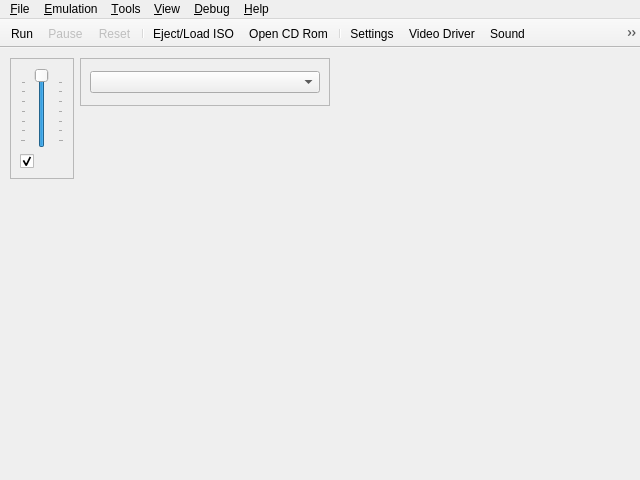
<?xml version="1.0" encoding="UTF-8"?>
<ui version="4.0">
 <class>UIYabause</class>
 <widget class="QMainWindow" name="UIYabause">
  <property name="geometry">
   <rect>
    <x>0</x>
    <y>0</y>
    <width>640</width>
    <height>480</height>
   </rect>
  </property>
  <property name="windowTitle">
   <string>Yabause Qt GUI</string>
  </property>
  <property name="windowIcon">
   <iconset resource="../resources/resources.qrc">
    <normaloff>:/icons/icons/yabause.png</normaloff>:/icons/icons/yabause.png</iconset>
  </property>
  <property name="iconSize">
   <size>
    <width>16</width>
    <height>16</height>
   </size>
  </property>
  <widget class="QWidget" name="centralwidget">
   <widget class="QFrame" name="fSound">
    <property name="geometry">
     <rect>
      <x>10</x>
      <y>10</y>
      <width>64</width>
      <height>121</height>
     </rect>
    </property>
    <property name="sizePolicy">
     <sizepolicy hsizetype="Maximum" vsizetype="Fixed">
      <horstretch>0</horstretch>
      <verstretch>0</verstretch>
     </sizepolicy>
    </property>
    <property name="frameShape">
     <enum>QFrame::StyledPanel</enum>
    </property>
    <property name="frameShadow">
     <enum>QFrame::Sunken</enum>
    </property>
    <layout class="QVBoxLayout">
     <item>
      <widget class="QSlider" name="sVolume">
       <property name="sizePolicy">
        <sizepolicy hsizetype="Expanding" vsizetype="Expanding">
         <horstretch>0</horstretch>
         <verstretch>0</verstretch>
        </sizepolicy>
       </property>
       <property name="toolTip">
        <string>Volume</string>
       </property>
       <property name="maximum">
        <number>100</number>
       </property>
       <property name="value">
        <number>100</number>
       </property>
       <property name="orientation">
        <enum>Qt::Vertical</enum>
       </property>
       <property name="tickPosition">
        <enum>QSlider::TicksBothSides</enum>
       </property>
       <property name="tickInterval">
        <number>15</number>
       </property>
      </widget>
     </item>
     <item>
      <widget class="QCheckBox" name="cbSound">
       <property name="toolTip">
        <string>Mute/UnMute Sound</string>
       </property>
       <property name="icon">
        <iconset resource="../resources/resources.qrc">
         <normaloff>:/actions/sound.png</normaloff>:/actions/sound.png</iconset>
       </property>
       <property name="checked">
        <bool>true</bool>
       </property>
      </widget>
     </item>
    </layout>
   </widget>
   <widget class="QFrame" name="fVideoDriver">
    <property name="geometry">
     <rect>
      <x>80</x>
      <y>10</y>
      <width>250</width>
      <height>48</height>
     </rect>
    </property>
    <property name="sizePolicy">
     <sizepolicy hsizetype="Maximum" vsizetype="Fixed">
      <horstretch>0</horstretch>
      <verstretch>0</verstretch>
     </sizepolicy>
    </property>
    <property name="frameShape">
     <enum>QFrame::StyledPanel</enum>
    </property>
    <property name="frameShadow">
     <enum>QFrame::Sunken</enum>
    </property>
    <layout class="QVBoxLayout">
     <item>
      <widget class="QComboBox" name="cbVideoDriver"/>
     </item>
    </layout>
   </widget>
  </widget>
  <widget class="QMenuBar" name="menubar">
   <property name="geometry">
    <rect>
     <x>0</x>
     <y>0</y>
     <width>640</width>
     <height>21</height>
    </rect>
   </property>
   <widget class="QMenu" name="mFile">
    <property name="title">
     <string>&amp;File</string>
    </property>
    <widget class="QMenu" name="mFileSaveState">
     <property name="title">
      <string>S&amp;ave State</string>
     </property>
     <property name="icon">
      <iconset resource="../resources/resources.qrc">
       <normaloff>:/actions/icons/actions/save_state.png</normaloff>:/actions/icons/actions/save_state.png</iconset>
     </property>
     <addaction name="aFileSaveStateAs"/>
     <addaction name="separator"/>
     <addaction name="aFileSaveState0"/>
     <addaction name="aFileSaveState1"/>
     <addaction name="aFileSaveState2"/>
     <addaction name="aFileSaveState3"/>
     <addaction name="aFileSaveState4"/>
     <addaction name="aFileSaveState5"/>
     <addaction name="aFileSaveState6"/>
     <addaction name="aFileSaveState7"/>
     <addaction name="aFileSaveState8"/>
     <addaction name="aFileSaveState9"/>
    </widget>
    <widget class="QMenu" name="mFileLoadState">
     <property name="title">
      <string>L&amp;oad State</string>
     </property>
     <property name="icon">
      <iconset resource="../resources/resources.qrc">
       <normaloff>:/actions/icons/actions/load_state.png</normaloff>:/actions/icons/actions/load_state.png</iconset>
     </property>
     <addaction name="aFileLoadStateAs"/>
     <addaction name="separator"/>
     <addaction name="aFileLoadState0"/>
     <addaction name="aFileLoadState1"/>
     <addaction name="aFileLoadState2"/>
     <addaction name="aFileLoadState3"/>
     <addaction name="aFileLoadState4"/>
     <addaction name="aFileLoadState5"/>
     <addaction name="aFileLoadState6"/>
     <addaction name="aFileLoadState7"/>
     <addaction name="aFileLoadState8"/>
     <addaction name="aFileLoadState9"/>
    </widget>
    <addaction name="aFileSettings"/>
    <addaction name="separator"/>
    <addaction name="aFileOpenISO"/>
    <addaction name="aFileOpenCDRom"/>
    <addaction name="separator"/>
    <addaction name="mFileSaveState"/>
    <addaction name="mFileLoadState"/>
    <addaction name="separator"/>
    <addaction name="aFileScreenshot"/>
    <addaction name="separator"/>
    <addaction name="aFileQuit"/>
   </widget>
   <widget class="QMenu" name="mView">
    <property name="title">
     <string>&amp;View</string>
    </property>
    <widget class="QMenu" name="mViewLayer">
     <property name="title">
      <string>&amp;Layer</string>
     </property>
     <property name="icon">
      <iconset resource="../resources/resources.qrc">
       <normaloff>:/actions/icons/actions/layer.png</normaloff>:/actions/icons/actions/layer.png</iconset>
     </property>
     <addaction name="aViewLayerVdp1"/>
     <addaction name="aViewLayerNBG0"/>
     <addaction name="aViewLayerNBG1"/>
     <addaction name="aViewLayerNBG2"/>
     <addaction name="aViewLayerNBG3"/>
     <addaction name="aViewLayerRBG0"/>
     <addaction name="aViewLayerRBG1"/>
    </widget>
    <addaction name="aViewFPS"/>
    <addaction name="mViewLayer"/>
    <addaction name="aViewFullscreen"/>
   </widget>
   <widget class="QMenu" name="mViewDebug">
    <property name="enabled">
     <bool>true</bool>
    </property>
    <property name="title">
     <string>&amp;Debug</string>
    </property>
    <addaction name="aViewDebugVDP1"/>
    <addaction name="aViewDebugVDP2"/>
   </widget>
   <widget class="QMenu" name="mHelp">
    <property name="title">
     <string>&amp;Help</string>
    </property>
    <addaction name="aHelpReport"/>
    <addaction name="aHelpCompatibilityList"/>
    <addaction name="aHelpAbout"/>
   </widget>
   <widget class="QMenu" name="mTools">
    <property name="title">
     <string>&amp;Tools</string>
    </property>
    <addaction name="aToolsBackupManager"/>
    <addaction name="aToolsCheatsList"/>
    <addaction name="aToolsCheatSearch"/>
    <addaction name="aToolsTransfer"/>
   </widget>
   <widget class="QMenu" name="mEmulation">
    <property name="title">
     <string>&amp;Emulation</string>
    </property>
    <addaction name="aEmulationRun"/>
    <addaction name="aEmulationPause"/>
    <addaction name="aEmulationReset"/>
    <addaction name="separator"/>
    <addaction name="aEmulationVSync"/>
   </widget>
   <addaction name="mFile"/>
   <addaction name="mEmulation"/>
   <addaction name="mTools"/>
   <addaction name="mView"/>
   <addaction name="mViewDebug"/>
   <addaction name="mHelp"/>
  </widget>
  <widget class="QToolBar" name="toolBar">
   <property name="windowTitle">
    <string>toolBar</string>
   </property>
   <property name="movable">
    <bool>false</bool>
   </property>
   <property name="floatable">
    <bool>true</bool>
   </property>
   <attribute name="toolBarArea">
    <enum>TopToolBarArea</enum>
   </attribute>
   <attribute name="toolBarBreak">
    <bool>false</bool>
   </attribute>
   <addaction name="aEmulationRun"/>
   <addaction name="aEmulationPause"/>
   <addaction name="aEmulationReset"/>
   <addaction name="separator"/>
   <addaction name="aFileOpenISO"/>
   <addaction name="aFileOpenCDRom"/>
   <addaction name="separator"/>
   <addaction name="aFileSettings"/>
   <addaction name="aVideoDriver"/>
   <addaction name="aSound"/>
   <addaction name="aEmulationVSync"/>
   <addaction name="aViewFPS"/>
   <addaction name="aViewFullscreen"/>
   <addaction name="aFileScreenshot"/>
   <addaction name="separator"/>
   <addaction name="aToolsBackupManager"/>
   <addaction name="aToolsCheatsList"/>
   <addaction name="separator"/>
   <addaction name="aFileQuit"/>
   <addaction name="aHelpAbout"/>
  </widget>
  <action name="aFileQuit">
   <property name="icon">
    <iconset resource="../resources/resources.qrc">
     <normaloff>:/actions/icons/actions/quit.png</normaloff>:/actions/icons/actions/quit.png</iconset>
   </property>
   <property name="text">
    <string>&amp;Quit</string>
   </property>
   <property name="shortcut">
    <string>Ctrl+Q</string>
   </property>
  </action>
  <action name="aYabauseStart">
   <property name="text">
    <string>Start</string>
   </property>
  </action>
  <action name="aYabauseStop">
   <property name="text">
    <string>Stop</string>
   </property>
  </action>
  <action name="aFileSettings">
   <property name="icon">
    <iconset resource="../resources/resources.qrc">
     <normaloff>:/actions/icons/actions/settings.png</normaloff>:/actions/icons/actions/settings.png</iconset>
   </property>
   <property name="text">
    <string>&amp;Settings...</string>
   </property>
   <property name="shortcut">
    <string>Ctrl+S</string>
   </property>
  </action>
  <action name="aEmulationRun">
   <property name="icon">
    <iconset resource="../resources/resources.qrc">
     <normaloff>:/actions/icons/actions/play.png</normaloff>:/actions/icons/actions/play.png</iconset>
   </property>
   <property name="text">
    <string>R&amp;un</string>
   </property>
   <property name="shortcut">
    <string>F1</string>
   </property>
  </action>
  <action name="aEmulationPause">
   <property name="enabled">
    <bool>false</bool>
   </property>
   <property name="icon">
    <iconset resource="../resources/resources.qrc">
     <normaloff>:/actions/icons/actions/pause.png</normaloff>:/actions/icons/actions/pause.png</iconset>
   </property>
   <property name="text">
    <string>&amp;Pause</string>
   </property>
   <property name="shortcut">
    <string>F2</string>
   </property>
  </action>
  <action name="aEmulationReset">
   <property name="enabled">
    <bool>false</bool>
   </property>
   <property name="icon">
    <iconset resource="../resources/resources.qrc">
     <normaloff>:/actions/icons/actions/reset.png</normaloff>:/actions/icons/actions/reset.png</iconset>
   </property>
   <property name="text">
    <string>&amp;Reset</string>
   </property>
   <property name="shortcut">
    <string>F3</string>
   </property>
  </action>
  <action name="aToolsTransfer">
   <property name="enabled">
    <bool>true</bool>
   </property>
   <property name="icon">
    <iconset resource="../resources/resources.qrc">
     <normaloff>:/actions/icons/actions/transfert.png</normaloff>:/actions/icons/actions/transfert.png</iconset>
   </property>
   <property name="text">
    <string>&amp;Transfer</string>
   </property>
   <property name="shortcut">
    <string>Ctrl+T</string>
   </property>
  </action>
  <action name="aFileScreenshot">
   <property name="icon">
    <iconset resource="../resources/resources.qrc">
     <normaloff>:/actions/icons/actions/screenshot.png</normaloff>:/actions/icons/actions/screenshot.png</iconset>
   </property>
   <property name="text">
    <string>Sc&amp;reenshot</string>
   </property>
   <property name="shortcut">
    <string>Ctrl+P</string>
   </property>
  </action>
  <action name="aEmulationVSync">
   <property name="checkable">
    <bool>true</bool>
   </property>
   <property name="icon">
    <iconset resource="../resources/resources.qrc">
     <normaloff>:/actions/icons/actions/frame_skipping.png</normaloff>:/actions/icons/actions/frame_skipping.png</iconset>
   </property>
   <property name="text">
    <string>&amp;Vertical synchronization</string>
   </property>
   <property name="shortcut">
    <string>F4</string>
   </property>
  </action>
  <action name="aViewFPS">
   <property name="checkable">
    <bool>true</bool>
   </property>
   <property name="icon">
    <iconset resource="../resources/resources.qrc">
     <normaloff>:/actions/icons/actions/fps.png</normaloff>:/actions/icons/actions/fps.png</iconset>
   </property>
   <property name="text">
    <string>F&amp;PS</string>
   </property>
   <property name="iconText">
    <string>FPS</string>
   </property>
   <property name="shortcut">
    <string>F12</string>
   </property>
  </action>
  <action name="aViewLayerVdp1">
   <property name="checkable">
    <bool>true</bool>
   </property>
   <property name="checked">
    <bool>true</bool>
   </property>
   <property name="text">
    <string>Vdp1</string>
   </property>
   <property name="shortcut">
    <string>1</string>
   </property>
  </action>
  <action name="aViewFullscreen">
   <property name="checkable">
    <bool>true</bool>
   </property>
   <property name="icon">
    <iconset resource="../resources/resources.qrc">
     <normaloff>:/actions/fullscreen.png</normaloff>:/actions/fullscreen.png</iconset>
   </property>
   <property name="text">
    <string>&amp;Fullscreen</string>
   </property>
   <property name="shortcut">
    <string>Alt+Return</string>
   </property>
  </action>
  <action name="aViewDebugVDP1">
   <property name="enabled">
    <bool>true</bool>
   </property>
   <property name="icon">
    <iconset resource="../resources/resources.qrc">
     <normaloff>:/actions/icons/actions/debug_cpu.png</normaloff>:/actions/icons/actions/debug_cpu.png</iconset>
   </property>
   <property name="text">
    <string>VDP&amp;1</string>
   </property>
  </action>
  <action name="aViewDebugVDP2">
   <property name="enabled">
    <bool>true</bool>
   </property>
   <property name="icon">
    <iconset resource="../resources/resources.qrc">
     <normaloff>:/actions/icons/actions/debug_cpu.png</normaloff>:/actions/icons/actions/debug_cpu.png</iconset>
   </property>
   <property name="text">
    <string>VDP&amp;2</string>
   </property>
  </action>
  <action name="aHelpAbout">
   <property name="icon">
    <iconset resource="../resources/resources.qrc">
     <normaloff>:/actions/icons/actions/about.png</normaloff>:/actions/icons/actions/about.png</iconset>
   </property>
   <property name="text">
    <string>&amp;About...</string>
   </property>
  </action>
  <action name="aViewLayerNBG0">
   <property name="checkable">
    <bool>true</bool>
   </property>
   <property name="checked">
    <bool>true</bool>
   </property>
   <property name="text">
    <string>NBG0</string>
   </property>
   <property name="shortcut">
    <string>2</string>
   </property>
  </action>
  <action name="aViewLayerNBG1">
   <property name="checkable">
    <bool>true</bool>
   </property>
   <property name="checked">
    <bool>true</bool>
   </property>
   <property name="text">
    <string>NBG1</string>
   </property>
   <property name="shortcut">
    <string>3</string>
   </property>
  </action>
  <action name="aViewLayerNBG2">
   <property name="checkable">
    <bool>true</bool>
   </property>
   <property name="checked">
    <bool>true</bool>
   </property>
   <property name="text">
    <string>NBG2</string>
   </property>
   <property name="shortcut">
    <string>4</string>
   </property>
  </action>
  <action name="aViewLayerNBG3">
   <property name="checkable">
    <bool>true</bool>
   </property>
   <property name="checked">
    <bool>true</bool>
   </property>
   <property name="text">
    <string>NBG3</string>
   </property>
   <property name="shortcut">
    <string>5</string>
   </property>
  </action>
  <action name="aViewLayerRBG0">
   <property name="checkable">
    <bool>true</bool>
   </property>
   <property name="checked">
    <bool>true</bool>
   </property>
   <property name="text">
    <string>RBG0</string>
   </property>
   <property name="shortcut">
    <string>6</string>
   </property>
  </action>
  <action name="aViewLayerRBG1">
   <property name="checkable">
    <bool>true</bool>
   </property>
   <property name="checked">
    <bool>true</bool>
   </property>
   <property name="text">
    <string>RBG1</string>
   </property>
   <property name="shortcut">
    <string>7</string>
   </property>
  </action>
  <action name="aFileSaveState1">
   <property name="text">
    <string>Save1</string>
   </property>
   <property name="shortcut">
    <string>Ctrl+1</string>
   </property>
  </action>
  <action name="aFileSaveState2">
   <property name="text">
    <string>Save2</string>
   </property>
   <property name="shortcut">
    <string>Ctrl+2</string>
   </property>
  </action>
  <action name="aFileSaveState3">
   <property name="text">
    <string>Save3</string>
   </property>
   <property name="shortcut">
    <string>Ctrl+3</string>
   </property>
  </action>
  <action name="aFileSaveState4">
   <property name="text">
    <string>Save4</string>
   </property>
   <property name="shortcut">
    <string>Ctrl+4</string>
   </property>
  </action>
  <action name="aFileSaveState5">
   <property name="text">
    <string>Save5</string>
   </property>
   <property name="shortcut">
    <string>Ctrl+5</string>
   </property>
  </action>
  <action name="aFileSaveState6">
   <property name="text">
    <string>Save6</string>
   </property>
   <property name="shortcut">
    <string>Ctrl+6</string>
   </property>
  </action>
  <action name="aFileSaveState7">
   <property name="text">
    <string>Save7</string>
   </property>
   <property name="shortcut">
    <string>Ctrl+7</string>
   </property>
  </action>
  <action name="aFileSaveState8">
   <property name="text">
    <string>Save8</string>
   </property>
   <property name="shortcut">
    <string>Ctrl+8</string>
   </property>
  </action>
  <action name="aFileSaveState9">
   <property name="text">
    <string>Save9</string>
   </property>
   <property name="shortcut">
    <string>Ctrl+9</string>
   </property>
  </action>
  <action name="aFileLoadState1">
   <property name="text">
    <string>Load1</string>
   </property>
   <property name="shortcut">
    <string>Alt+1</string>
   </property>
  </action>
  <action name="aFileLoadState2">
   <property name="text">
    <string>Load2</string>
   </property>
   <property name="shortcut">
    <string>Alt+2</string>
   </property>
  </action>
  <action name="aFileLoadState3">
   <property name="text">
    <string>Load3</string>
   </property>
   <property name="shortcut">
    <string>Alt+3</string>
   </property>
  </action>
  <action name="aFileLoadState4">
   <property name="text">
    <string>Load4</string>
   </property>
   <property name="shortcut">
    <string>Alt+4</string>
   </property>
  </action>
  <action name="aFileLoadState5">
   <property name="text">
    <string>Load5</string>
   </property>
   <property name="shortcut">
    <string>Alt+5</string>
   </property>
  </action>
  <action name="aFileLoadState6">
   <property name="text">
    <string>Load6</string>
   </property>
   <property name="shortcut">
    <string>Alt+6</string>
   </property>
  </action>
  <action name="aFileLoadState7">
   <property name="text">
    <string>Load7</string>
   </property>
   <property name="shortcut">
    <string>Alt+7</string>
   </property>
  </action>
  <action name="aFileLoadState8">
   <property name="text">
    <string>Load8</string>
   </property>
   <property name="shortcut">
    <string>Alt+8</string>
   </property>
  </action>
  <action name="aFileLoadState9">
   <property name="text">
    <string>Load9</string>
   </property>
   <property name="shortcut">
    <string>Alt+9</string>
   </property>
  </action>
  <action name="aFileSaveStateAs">
   <property name="text">
    <string>To File...</string>
   </property>
   <property name="shortcut">
    <string>F9</string>
   </property>
  </action>
  <action name="aFileLoadStateAs">
   <property name="text">
    <string>From File...</string>
   </property>
   <property name="shortcut">
    <string>F5</string>
   </property>
  </action>
  <action name="aToolsCheatsList">
   <property name="icon">
    <iconset resource="../resources/resources.qrc">
     <normaloff>:/actions/icons/actions/cheats.png</normaloff>:/actions/icons/actions/cheats.png</iconset>
   </property>
   <property name="text">
    <string>&amp;Cheats List...</string>
   </property>
   <property name="shortcut">
    <string>Alt+L</string>
   </property>
  </action>
  <action name="aToolsBackupManager">
   <property name="icon">
    <iconset resource="../resources/resources.qrc">
     <normaloff>:/actions/icons/actions/backup_ram.png</normaloff>:/actions/icons/actions/backup_ram.png</iconset>
   </property>
   <property name="text">
    <string>&amp;Backup Manager...</string>
   </property>
   <property name="shortcut">
    <string>Alt+B</string>
   </property>
  </action>
  <action name="aFileOpenISO">
   <property name="icon">
    <iconset resource="../resources/resources.qrc">
     <normaloff>:/actions/icons/actions/iso.png</normaloff>:/actions/icons/actions/iso.png</iconset>
   </property>
   <property name="text">
    <string>Eject/Load ISO...</string>
   </property>
   <property name="shortcut">
    <string>Ctrl+I</string>
   </property>
  </action>
  <action name="aFileOpenCDRom">
   <property name="icon">
    <iconset resource="../resources/resources.qrc">
     <normaloff>:/actions/icons/actions/cd.png</normaloff>:/actions/icons/actions/cd.png</iconset>
   </property>
   <property name="text">
    <string>Open &amp;CD Rom...</string>
   </property>
   <property name="shortcut">
    <string>Ctrl+C</string>
   </property>
  </action>
  <action name="aHelpReport">
   <property name="icon">
    <iconset resource="../resources/resources.qrc">
     <normaloff>:/actions/icons/actions/compatibility.png</normaloff>:/actions/icons/actions/compatibility.png</iconset>
   </property>
   <property name="text">
    <string>Bug report</string>
   </property>
   <property name="statusTip">
    <string>https://github.com/FCare/yabause/issues</string>
   </property>
  </action>
  <action name="aHelpCompatibilityList">
   <property name="icon">
    <iconset resource="../resources/resources.qrc">
     <normaloff>:/actions/icons/actions/compatibility.png</normaloff>:/actions/icons/actions/compatibility.png</iconset>
   </property>
   <property name="text">
    <string>Compatibility List</string>
   </property>
   <property name="statusTip">
    <string>http://tradu-france.com/tfwiki-1.28.2/index.php?title=Compatibility_list_of_Kronos</string>
   </property>
  </action>
  <action name="aSound">
   <property name="icon">
    <iconset resource="../resources/resources.qrc">
     <normaloff>:/actions/sound.png</normaloff>:/actions/sound.png</iconset>
   </property>
   <property name="text">
    <string>Sound...</string>
   </property>
  </action>
  <action name="aVideoDriver">
   <property name="icon">
    <iconset resource="../resources/resources.qrc">
     <normaloff>:/actions/icons/actions/video.png</normaloff>:/actions/icons/actions/video.png</iconset>
   </property>
   <property name="text">
    <string>Video Driver</string>
   </property>
  </action>
  <action name="aFileSaveState0">
   <property name="text">
    <string>Save0</string>
   </property>
   <property name="shortcut">
    <string>Ctrl+0</string>
   </property>
  </action>
  <action name="aFileLoadState0">
   <property name="text">
    <string>Load0</string>
   </property>
   <property name="shortcut">
    <string>Alt+0</string>
   </property>
  </action>
  <action name="aToolsCheatSearch">
   <property name="icon">
    <iconset resource="../resources/resources.qrc">
     <normaloff>:/actions/icons/actions/cheat_search.png</normaloff>:/actions/icons/actions/cheat_search.png</iconset>
   </property>
   <property name="text">
    <string>Cheat &amp;Search...</string>
   </property>
   <property name="shortcut">
    <string>Alt+S</string>
   </property>
  </action>
 </widget>
 <resources>
  <include location="../resources/resources.qrc"/>
 </resources>
 <connections>
  <connection>
   <sender>aFileQuit</sender>
   <signal>triggered()</signal>
   <receiver>UIYabause</receiver>
   <slot>close()</slot>
   <hints>
    <hint type="sourcelabel">
     <x>-1</x>
     <y>-1</y>
    </hint>
    <hint type="destinationlabel">
     <x>159</x>
     <y>119</y>
    </hint>
   </hints>
  </connection>
 </connections>
</ui>
